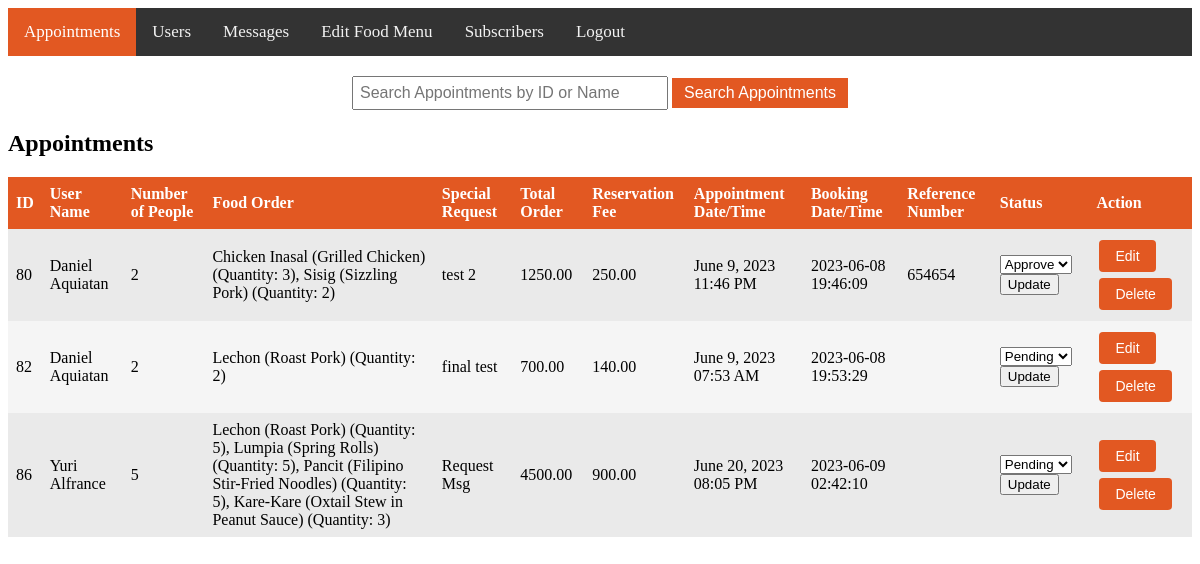
The app's page /admin_dashboard.php (signed in) with its own data.
### tables this page shows
CREATE TABLE `appointments` (
  `id` int(11) NOT NULL,
  `user_id` int(11) DEFAULT NULL,
  `num_people` int(11) NOT NULL,
  `quantity` int(11) NOT NULL,
  `food_order` text NOT NULL,
  `special_request` text NOT NULL,
  `total_order` decimal(10,2) NOT NULL,
  `reservation_fee` decimal(10,2) NOT NULL,
  `proof_of_payment` varchar(255) NOT NULL,
  `reference_number` varchar(255) DEFAULT NULL,
  `appointment_time` time NOT NULL,
  `appointment_date` date NOT NULL,
  `booking_datetime` datetime NOT NULL,
  `status` varchar(20) NOT NULL DEFAULT 'Pending'
);

CREATE TABLE `users` (
  `id` int(225) NOT NULL,
  `name` varchar(100) NOT NULL,
  `email` varchar(100) NOT NULL,
  `password` varchar(100) NOT NULL,
  `profile_picture` varchar(1) NOT NULL,
  `contact_number` varchar(100) NOT NULL
);

### admin_dashboard.php (the view, shortened to what this page needs)
<?php
$conn = mysqli_connect('localhost', 'root', 'root', 'bytegalore');
$searchQueryAppointments = isset($_GET['search']) ? mysqli_real_escape_string($conn, $_GET['search']) : '';
$queryAppointments = "SELECT appointments.*, users.name AS user_name FROM appointments
          INNER JOIN users ON appointments.user_id = users.id
          WHERE appointments.id LIKE '%$searchQueryAppointments%' OR users.name LIKE '%$searchQueryAppointments%'";
$resultAppointments = mysqli_query($conn, $queryAppointments);
$appointments = array();
while ($row = mysqli_fetch_assoc($resultAppointments)) {
    $userId = $row['user_id'];
    $userQuery = "SELECT name FROM users WHERE id = '$userId'";
    $userResult = mysqli_query($conn, $userQuery);
    $userData = mysqli_fetch_assoc($userResult);
    $row['user_name'] = $userData['name'];
    $foodOrder = unserialize($row['food_order']);
    $foodNames = array();
    foreach ($foodOrder as $foodItem) {
        $quantity = $foodItem['quantity'];
        $foodNames[] = $foodItem['name'] . " (Quantity: $quantity)";
    }
    $row['food_order'] = implode(', ', $foodNames);
    $appointmentDateTime = strtotime($row['appointment_date'] . ' ' . $row['appointment_time']);
    $formattedDateTime = date('F j, Y h:i A', $appointmentDateTime);
    $row['appointment_datetime'] = $formattedDateTime;
    $appointments[] = $row;
}
?>
<!DOCTYPE html>
<html>
<head>
</head>
<body>
    <div class="navbar">
        <a href="admin_dashboard.php" class="active">Appointments</a>
        <a href="admin_users.php">Users</a>
        <a href="admin_contact_data.php">Messages</a>
        <a href="edit_food_menu.php">Edit Food Menu</a>
        <a href="admin_subscribers.php">Subscribers</a>
        <a href="admin_logout.php">Logout</a>
    </div>
    <div class="search-container">
        <form class="search-form" method="GET">
            <input type="text" name="search" placeholder="Search Appointments by ID or Name">
            <button type="submit">Search Appointments</button>
        </form>
    </div>
    <div class="table-container">
        <h2>Appointments</h2>
        <table id="appointments-table">
            <tr>
                <th>ID</th>
                <th>User Name</th>
                <th>Number of People</th>
                <th>Food Order</th>
                <th>Special Request</th>
                <th>Total Order</th>
                <th>Reservation Fee</th>
                <th>Appointment Date/Time</th>
                <th>Booking Date/Time</th>
                <th>Reference Number</th>
                <th>Status</th>
                <th>Action</th>
            </tr>
            <?php foreach ($appointments as $appointment): ?>
                <tr>
                    <td><?php echo $appointment['id']; ?></td>
                    <td><?php echo $appointment['user_name']; ?></td>
                    <td><?php echo $appointment['num_people']; ?></td>
                    <td><?php echo $appointment['food_order']; ?></td>
                    <td><?php echo $appointment['special_request']; ?></td>
                    <td><?php echo $appointment['total_order']; ?></td>
                    <td><?php echo $appointment['reservation_fee']; ?></td>
                    <td><?php echo $appointment['appointment_datetime']; ?></td>
                    <td><?php echo $appointment['booking_datetime']; ?></td>
                    <td><?php echo $appointment['reference_number']; ?></td>
                    <td>
                        <form method="post">
                            <select name="status">
                                <option value="Pending" <?php if ($appointment['status'] === 'Pending') echo 'selected'; ?>>Pending</option>
                                <option value="Approve" <?php if ($appointment['status'] === 'Approve') echo 'selected'; ?>>Approve</option>
                            </select>
                            <button type="submit">Update</button>
                        </form>
                    </td>
                    <td>
                        <button class="btn" onclick="handleEditAppointment(<?php echo $appointment['id']; ?>)">Edit</button>
                        <button class="btn" onclick="handleDeleteAppointment(<?php echo $appointment['id']; ?>)">Delete</button>
                    </td>
                </tr>
            <?php endforeach; ?>
        </table>
    </div>
</body>
</html>

### admin_dashboard.php (style rules this page uses)
.navbar { background-color: #333; overflow: hidden; }
.navbar a { float: left; color: #f2f2f2; text-align: center; padding: 14px 16px; text-decoration: none; font-size: 17px; }
.navbar a.active { background-color: #e25822; color: white; }
.table-container { margin-top: 20px; }
table { border-collapse: collapse; width: 100%; }
th, td { text-align: left; padding: 8px; transition: background-color 0.3s ease; }
th { background-color: #e25822; color: white; }
tr:nth-child(odd) { background-color: #f5f5f5; transition: background-color 0.3s ease; }
tr:nth-child(even) { background-color: #eaeaea; transition: background-color 0.3s ease; }
.search-container { margin-top: 20px; text-align: center; }
.search-form input[type=text] { padding: 6px; width: 300px; font-size: 16px; }
.search-form button { padding: 6px 12px; background-color: #e25822; color: white; font-size: 16px; border: none; cursor: pointer; }
.btn { padding: 8px 16px; font-size: 14px; border-radius: 4px; background-color: #e25822; color: white; border: none; cursor: pointer; transition: background-color 0.3s ease; margin: 3px; }

### records on screen
appointments: id "80", user.name "Daniel Aquiatan", num_people "2", food_order "Chicken Inasal (Grilled Chicken) (Quantity: 3), Sisig (Sizzling Pork) (Quantity: 2)", special_request "test 2", total_order "1250.00", reservation_fee "250.00", appointment_datetime "June 9, 2023 11:46 PM", booking_datetime "2023-06-08 19:46:09", reference_number "654654", status "Approve"
appointments: id "82", user.name "Daniel Aquiatan", num_people "2", food_order "Lechon (Roast Pork) (Quantity: 2)", special_request "final test", total_order "700.00", reservation_fee "140.00", appointment_datetime "June 9, 2023 07:53 AM", booking_datetime "2023-06-08 19:53:29", status "Pending"
appointments: id "86", user.name "Yuri Alfrance", num_people "5", food_order "Lechon (Roast Pork) (Quantity: 5), Lumpia (Spring Rolls) (Quantity: 5), Pancit (Filipino Stir-Fried Noodles) (Quantity: 5), Kare-Kare (Oxtail Stew in Peanut Sauce) (Quantity: 3)", special_request "Request Msg", total_order "4500.00", reservation_fee "900.00", appointment_datetime "June 20, 2023 08:05 PM", booking_datetime "2023-06-09 02:42:10", status "Pending"
